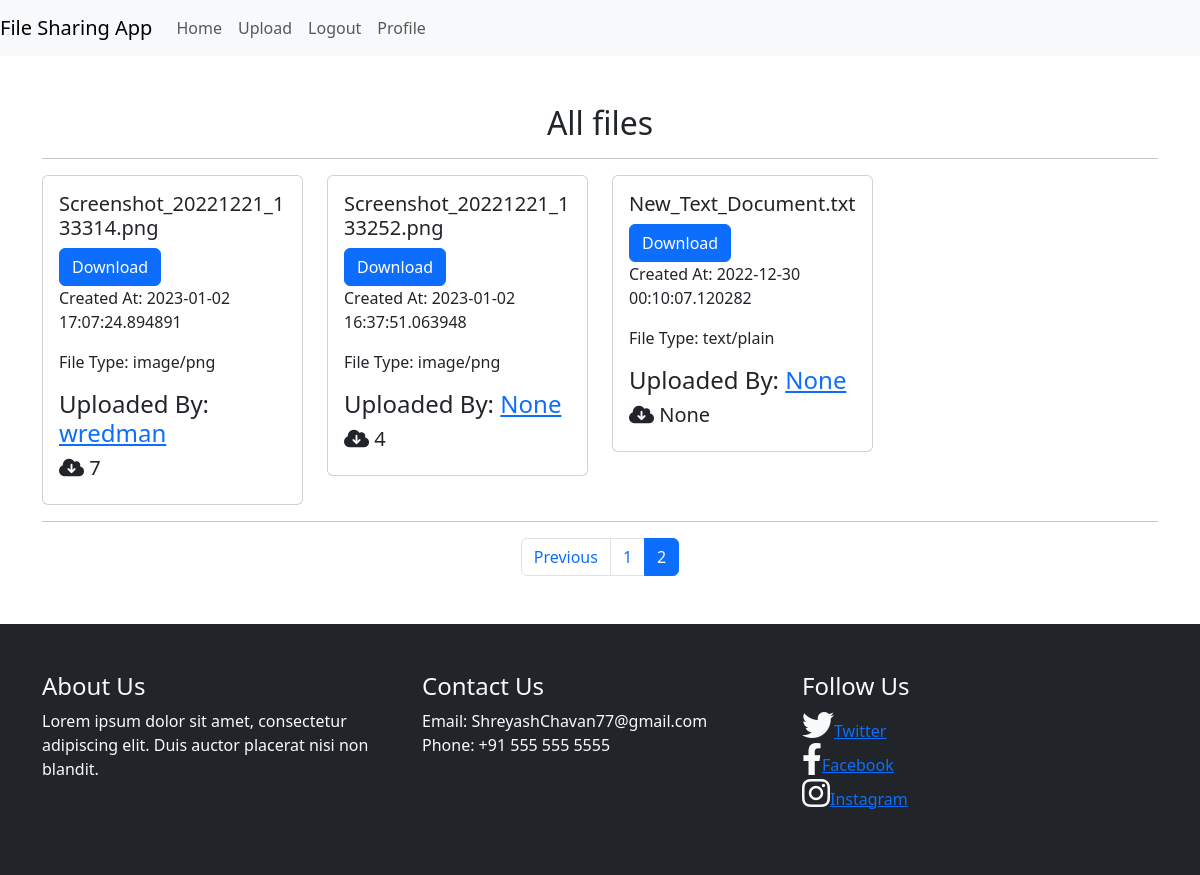
/all_files/2 (signed in), run on the app's committed database.
### tables this page shows
CREATE TABLE "files" (
	"id"	INTEGER,
	"name"	TEXT,
	"description"	TEXT,
	"size"	INTEGER,
	"download_count"	INTEGER,
	"created_at"	NUMERIC,
	"type"	TEXT,
	"uploader"	TEXT,
	PRIMARY KEY("id")
);

### app.py (the view)
@app.route('/all_files/<int:page>')
def all_files(page):
    if current_user.is_authenticated:
        per_page = 8
        offset = (page - 1) * per_page
        conn = sqlite3.connect('mydatabase.db')
        c = conn.cursor()
        c.execute('SELECT * FROM files ORDER BY created_at DESC LIMIT ? OFFSET ?', (per_page, offset,))
        files = c.fetchall()
        c.execute('SELECT COUNT(*) FROM files')
        total = c.fetchone()[0]
        pages = total // per_page + 1
        return render_template('home.html', files=files, page=page, pages=pages)

### app.py (called while the page is built)
@login_manager.user_loader
def load_user(user_id):
    conn = sqlite3.connect('mydatabase.db')
    c = conn.cursor()
    c.execute("SELECT * FROM users WHERE id=?", (user_id,))
    user = c.fetchone()
    if user:
        return User(user[0], user[1], user[2], user[3])
    return None

### templates/home.html (shortened to what this page needs)
{% extends 'base.html' %}
{% block content %}
<div class="container mt-5">
    <center><h2>All files</h2></center>
    <hr>
    <div class="row">
      {% for file in files %}
        <div class="col-sm-6 col-md-4 col-lg-3">
          <div class="card">
            <div class="card-body">
              <h5 class="card-title">{{ file[1] }}</h5>
              <a href="/files/{{file[1]}}" download="true" class="btn btn-primary">Download</a>
              <p> Created At: {{ file[5]}}</p>
              <p>File Type: {{file[6]}}</p>
              <h4>Uploaded By: <a href="/profile/{{file[7]}}">{{ file[7]}}</h4></a>
              <h5><i class="fa fa-cloud-download fa-1x" caption="Downloads"></i> {{ file[4] }}</h5>
            </div>
          </div>
        </div>
      {% endfor %}
    </div>
    <hr>
    <nav aria-label="Page navigation example">
      <ul class="pagination justify-content-center">
        {% if page > 1 %}
          <li class="page-item"><a class="page-link" href="/all_files/{{page-1}}">Previous</a></li>
          {% endif %}
          {% for i in range(1, pages+1) %}
            {% if i == page %}
              <li class="page-item active"><a class="page-link" href="{{ url_for('all_files', page=i) }}">{{i}}</a></li>
            {% else %}
              <li class="page-item"><a class="page-link" href="{{ url_for('all_files', page=i) }}">{{i}}</a></li>
            {% endif %}
          {% endfor %}
        </ul>
      </nav>
      </div>
{%endblock%}

### data on the page
files: name "Screenshot_20221221_133314.png", created_at "2023-01-02 17:07:24.894891", type "image/png", uploader "wredman", download_count "7"
files: name "Screenshot_20221221_133252.png", created_at "2023-01-02 16:37:51.063948", type "image/png", file "None", download_count "4"
files: name "New_Text_Document.txt", created_at "2022-12-30 00:10:07.120282", type "text/plain", file "None"

### other printed values
{{ i }} "1"
{{ i }} "2"
